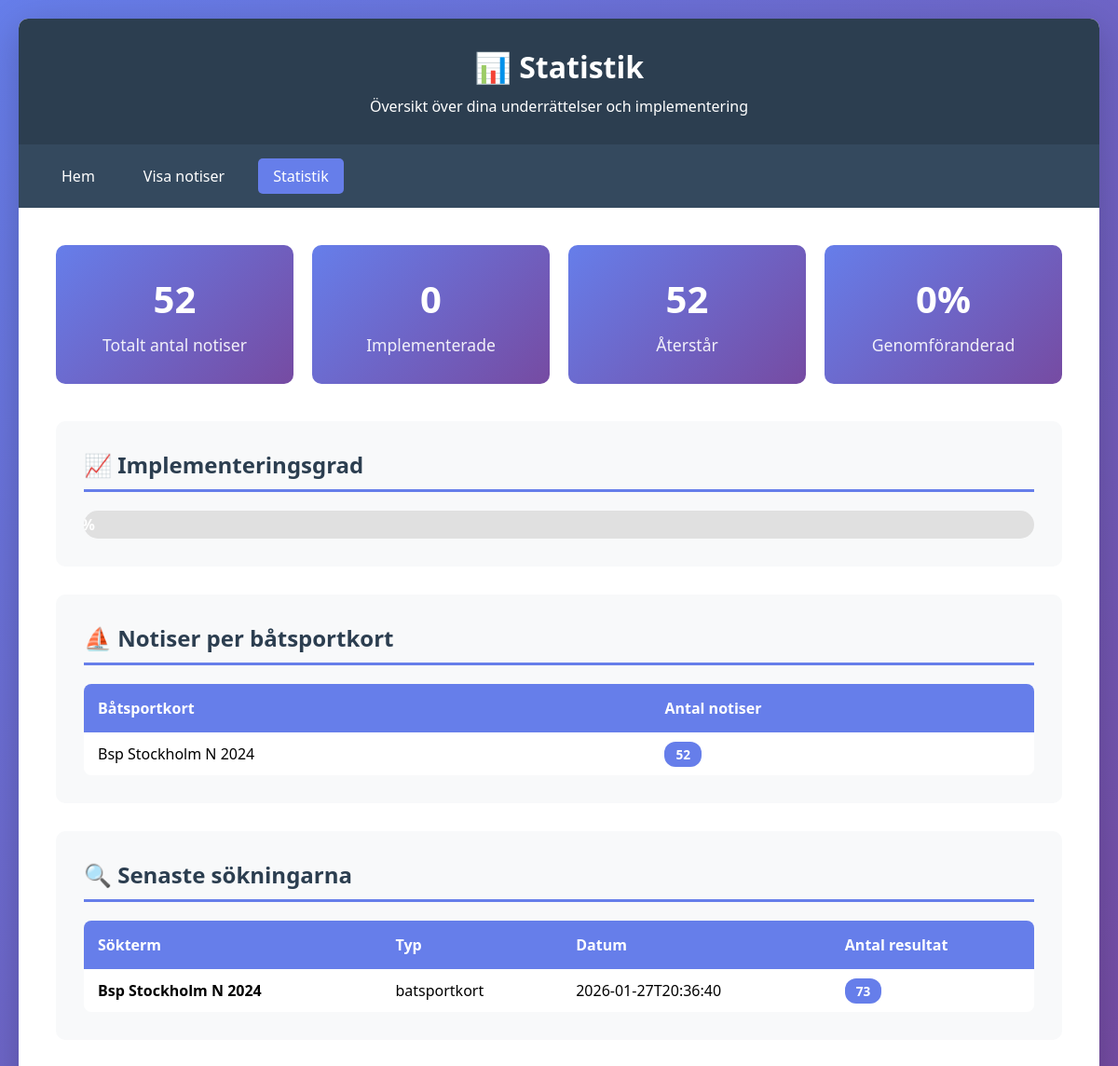
The page /statistics on the database as committed earlier.
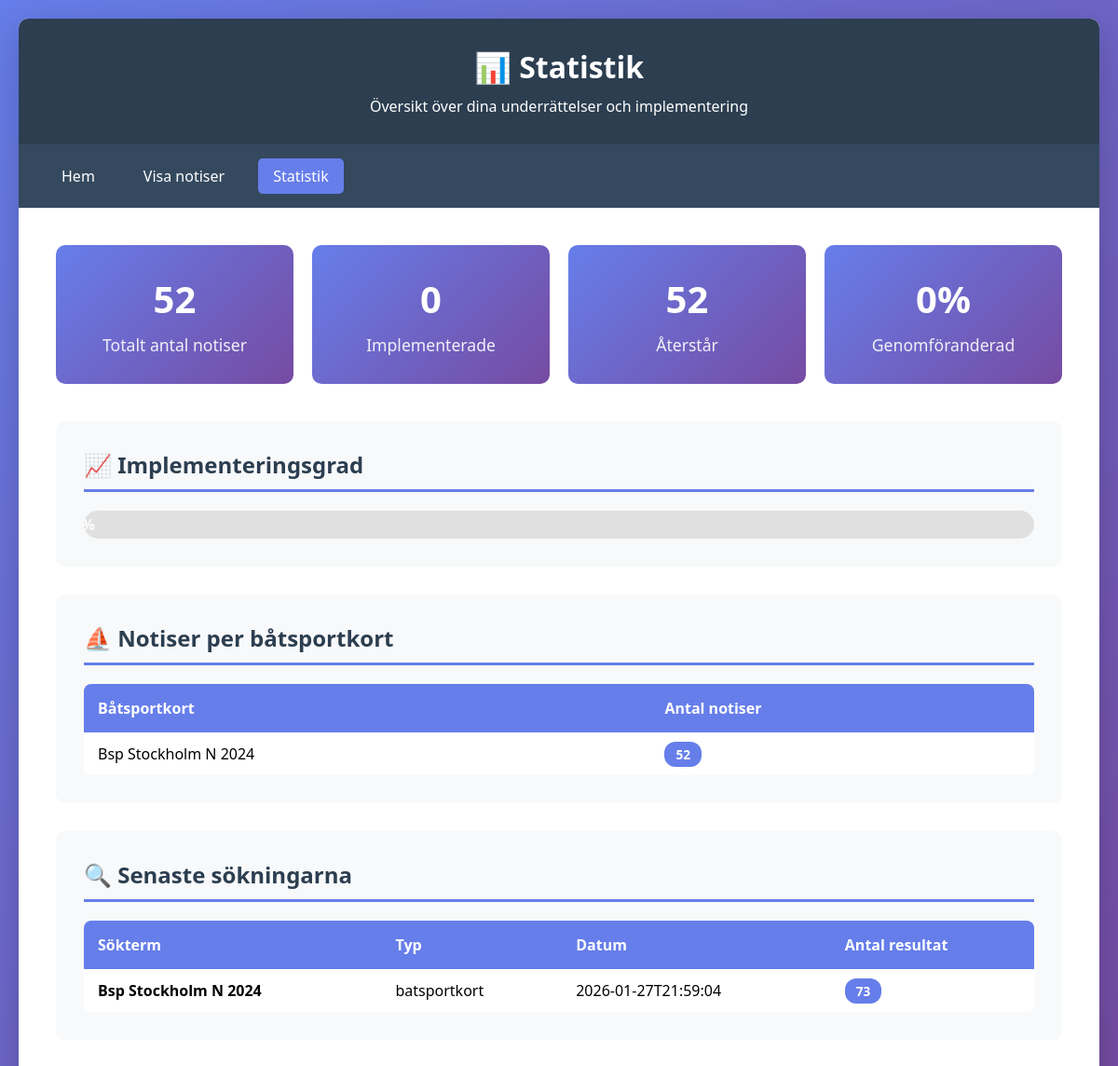
The same page on the database as committed later.
### tables this page shows
CREATE TABLE search_history (
            id INTEGER PRIMARY KEY AUTOINCREMENT,
            search_term TEXT,
            search_type TEXT,
            search_date TEXT,
            results_count INTEGER
        );

### app.py (the view)
@app.route('/statistics')
def statistics():
    conn = get_db()
    c = conn.cursor()
    c.execute('SELECT COUNT(*) FROM notices')
    total_notices = c.fetchone()[0]
    c.execute('SELECT COUNT(*) FROM implementation_status WHERE implemented = 1')
    implemented = c.fetchone()[0]
    c.execute('''
        SELECT sjokort_nummer, COUNT(*) as count
        FROM notices
        WHERE sjokort_nummer != ''
        GROUP BY sjokort_nummer
        ORDER BY count DESC
    ''')
    by_sjokort = c.fetchall()
    c.execute('''
        SELECT batsportkort, COUNT(*) as count
        FROM notices
        WHERE batsportkort != ''
        GROUP BY batsportkort
        ORDER BY count DESC
    ''')
    by_batsportkort = c.fetchall()
    c.execute('''
        SELECT search_term, search_type, search_date, results_count
        FROM search_history
        ORDER BY search_date DESC
        LIMIT 10
    ''')
    recent_searches = c.fetchall()
    conn.close()
    return render_template('statistics.html',
                         total_notices=total_notices,
                         implemented=implemented,
                         by_sjokort=by_sjokort,
                         by_batsportkort=by_batsportkort,
                         recent_searches=recent_searches)

### app.py (called while the page is built)
def get_db():
    conn = sqlite3.connect(app.config['DATABASE'])
    conn.row_factory = sqlite3.Row
    return conn

### templates/statistics.html (shortened to what this page needs)
<!DOCTYPE html>
<html lang="sv">
<head>
</head>
<body>
    <div class="container">
        <header>
            <h1>📊 Statistik</h1>
            <p>Översikt över dina underrättelser och implementering</p>
        </header>
        <nav>
            <a href="/">Hem</a>
            <a href="/notices">Visa notiser</a>
            <a href="/statistics" class="active">Statistik</a>
        </nav>
        <div class="content">
            <div class="stats-grid">
                <div class="stat-card">
                    <h3>{{ total_notices }}</h3>
                    <p>Totalt antal notiser</p>
                </div>
                <div class="stat-card">
                    <h3>{{ implemented }}</h3>
                    <p>Implementerade</p>
                </div>
                <div class="stat-card">
                    <h3>{{ total_notices - implemented }}</h3>
                    <p>Återstår</p>
                </div>
                <div class="stat-card">
                    <h3>{% if total_notices > 0 %}{{ ((implemented / total_notices) * 100)|round|int }}%{% else %}0%{% endif %}</h3>
                    <p>Genomföranderad</p>
                </div>
            </div>
            {% if total_notices > 0 %}
            <div class="section">
                <h2>📈 Implementeringsgrad</h2>
                <div class="progress-bar">
                    <div class="progress-fill" style="width: {% if total_notices > 0 %}{{ (implemented / total_notices) * 100 }}%{% else %}0%{% endif %}">
                        {% if total_notices > 0 %}{{ ((implemented / total_notices) * 100)|round|int }}%{% else %}0%{% endif %}
                    </div>
                </div>
            </div>
            {% endif %}
            {% if by_batsportkort %}
            <div class="section">
                <h2>⛵ Notiser per båtsportkort</h2>
                <table>
                    <thead>
                        <tr>
                            <th>Båtsportkort</th>
                            <th>Antal notiser</th>
                        </tr>
                    </thead>
                    <tbody>
                        {% for item in by_batsportkort %}
                        <tr>
                            <td>{{ item[0] }}</td>
                            <td><span class="badge">{{ item[1] }}</span></td>
                        </tr>
                        {% endfor %}
                    </tbody>
                </table>
            </div>
            {% endif %}
            {% if recent_searches %}
            <div class="section">
                <h2>🔍 Senaste sökningarna</h2>
                <table>
                    <thead>
                        <tr>
                            <th>Sökterm</th>
                            <th>Typ</th>
                            <th>Datum</th>
                            <th>Antal resultat</th>
                        </tr>
                    </thead>
                    <tbody>
                        {% for search in recent_searches %}
                        <tr>
                            <td><strong>{{ search[0] }}</strong></td>
                            <td>{{ search[1] }}</td>
                            <td>{{ search[2][:19] }}</td>
                            <td><span class="badge">{{ search[3] }}</span></td>
                        </tr>
                        {% endfor %}
                    </tbody>
                </table>
            </div>
            {% endif %}
        </div>
    </div>
</body>
</html>

### templates/statistics.html (style rules this page uses)
* { margin: 0; padding: 0; box-sizing: border-box; }
body { font-family: 'Segoe UI', Tahoma, Geneva, Verdana, sans-serif; background: linear-gradient(135deg, #667eea 0%, #764ba2 100%); min-height: 100vh; padding: 20px; }
.container { max-width: 1400px; margin: 0 auto; background: white; border-radius: 10px; box-shadow: 0 10px 40px rgba(0,0,0,0.2); overflow: hidden; }
header { background: #2c3e50; color: white; padding: 30px; text-align: center; }
header h1 { font-size: 2em; margin-bottom: 10px; }
nav { background: #34495e; padding: 15px 30px; display: flex; gap: 20px; flex-wrap: wrap; }
nav a { color: white; text-decoration: none; padding: 8px 16px; border-radius: 5px; transition: background 0.3s; }
nav a.active { background: #667eea; }
.content { padding: 40px; }
.stats-grid { display: grid; grid-template-columns: repeat(auto-fit, minmax(250px, 1fr)); gap: 20px; margin-bottom: 40px; }
.stat-card { background: linear-gradient(135deg, #667eea 0%, #764ba2 100%); color: white; padding: 30px; border-radius: 10px; text-align: center; }
.stat-card h3 { font-size: 2.5em; margin-bottom: 10px; }
.stat-card p { opacity: 0.9; font-size: 1.1em; }
.section { background: #f8f9fa; padding: 30px; border-radius: 10px; margin-bottom: 30px; }
.section h2 { color: #2c3e50; margin-bottom: 20px; padding-bottom: 10px; border-bottom: 3px solid #667eea; }
table { width: 100%; border-collapse: collapse; background: white; border-radius: 8px; overflow: hidden; }
table th { background: #667eea; color: white; padding: 15px; text-align: left; font-weight: 600; }
table td { padding: 12px 15px; border-bottom: 1px solid #e0e0e0; }
table tr:last-child td { border-bottom: none; }
.badge { background: #667eea; color: white; padding: 4px 12px; border-radius: 12px; font-size: 0.85em; font-weight: bold; }
.progress-bar { width: 100%; height: 30px; background: #e0e0e0; border-radius: 15px; overflow: hidden; margin-top: 20px; }
.progress-fill { height: 100%; background: linear-gradient(90deg, #4caf50 0%, #8bc34a 100%); display: flex; align-items: center; justify-content: center; color: white; font-weight: bold; transition: width 0.3s; }

Rows that differ between the two databases and show on the page:
changed search_history "batsportkort": search_date "2026-01-27T20:36:40" → "2026-01-27T21:59:04"
